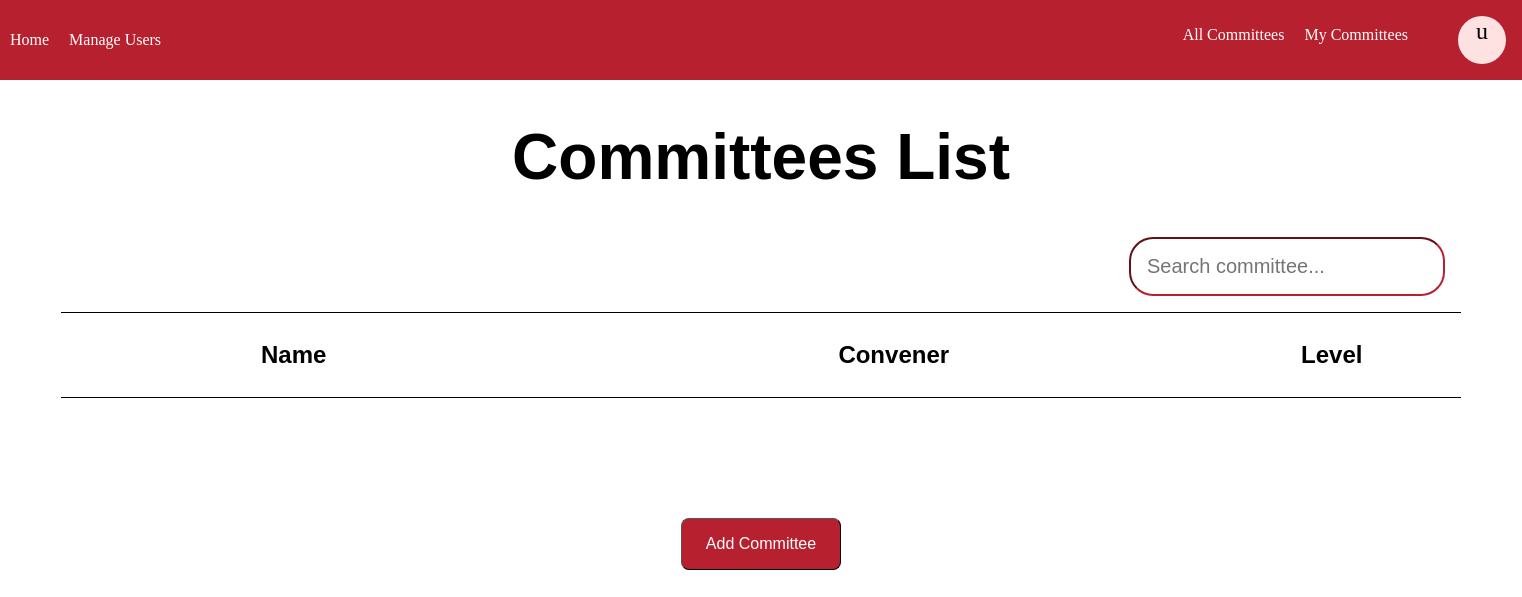
/committees/ (signed in), run on an earlier commit of the app's database.
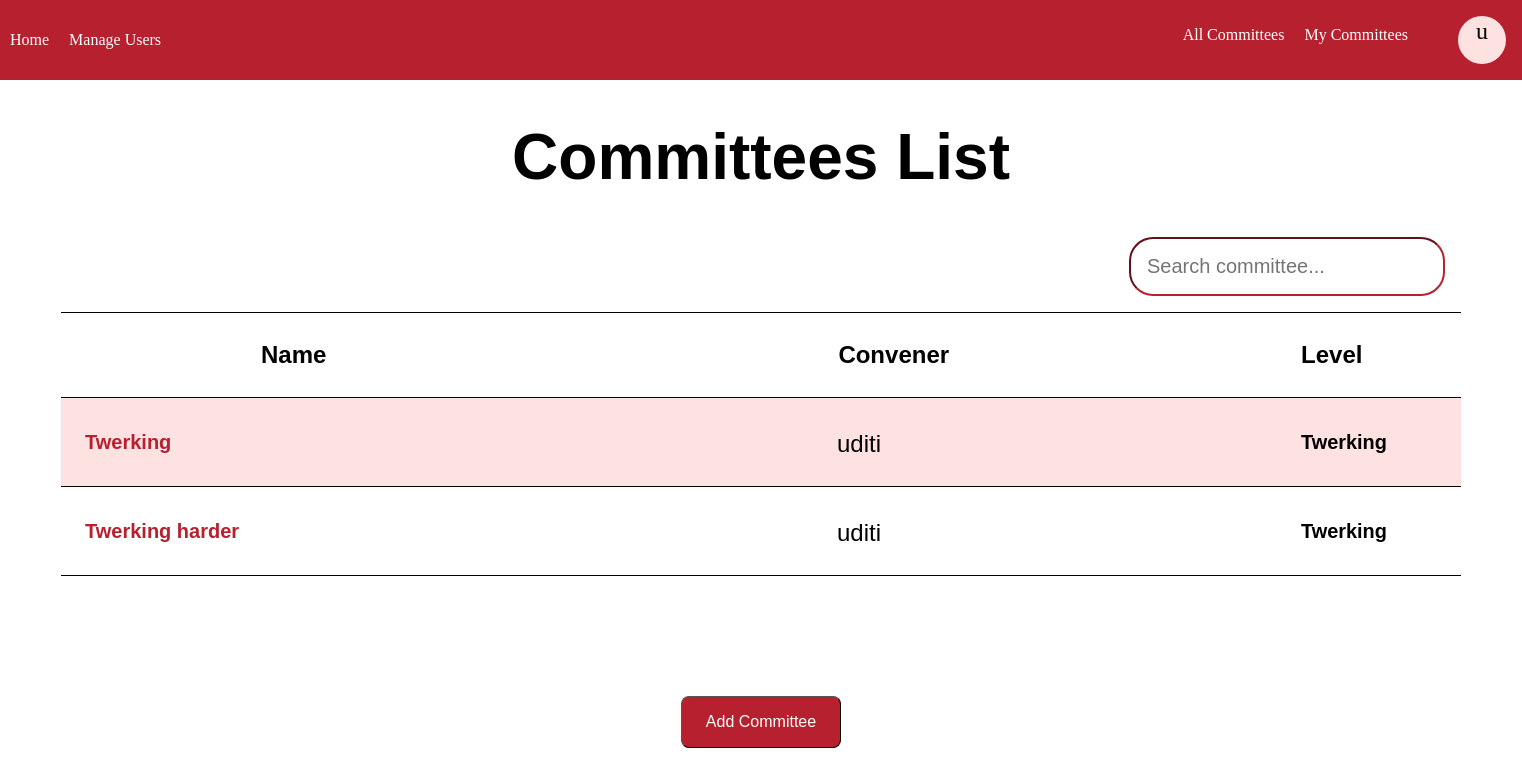
And on a later commit of the database.
### base/models.py (models this page shows, shortened)
class Committees(models.Model):
    name = models.CharField(max_length = 200)
    description = models.TextField()
    goal = models.TextField()
    objective = models.TextField()
    level = models.CharField(max_length = 200)
    updated = models.DateTimeField(auto_now = True)
    created = models.DateTimeField(auto_now_add = True)
    convener = models.ForeignKey(User, on_delete = models.SET_NULL, null = True,blank=True)
    members = models.ManyToManyField(User,related_name='members',null=True,blank=True)
    staff = models.ManyToManyField(User,related_name='staff',null=True,blank=True)

class User(AbstractUser):
    avatar = models.ImageField(null = True, upload_to = "images/", blank = True)
    honorific = models.CharField(max_length = 200, null = True, blank = True)
    pname = models.CharField(max_length = 200, null = True)
    email = models.EmailField(unique = True, null = True)
    position = models.CharField(max_length = 200, null = True)
    number = models.BigIntegerField(null = True)
    department = models.ForeignKey(Department,on_delete=models.SET_NULL,null=True)
    is_verified = models.BooleanField(default = False)
    auth_token = models.CharField(max_length = 200)
    password_token = models.CharField(max_length = 200)
    USERNAME_FIELD = 'email'
    REQUIRED_FIELDS = ['pname', 'username']

### base/views.py (the view)
# urls.py: path('committees/', views.committees_list, name='committees_list'),
@login_required(login_url = 'login')
def committees_list(request):
    if request.GET.get('q') != None:
        q = request.GET.get('q')
    else:
        q = ''
    selected_committees = Committees.objects.filter(
        Q(name__icontains = q) | Q(convener__pname__icontains = q)
    )
    committees = Committees.objects.all()
    context = {'committees': committees, 'selected_committees': selected_committees}
    return render(request, 'base/committees_list.html', context)

### base/templates/base/committees_list.html (shortened to what this page needs)
{% extends 'main.html' %}
{% load static %}
{% block content %}
<head>
    <link rel="stylesheet" href="{% static 'committees_list.css' %}">
</head>
<body>
<div class = "content">
<div class = "list">
<h1>Committees List</h1>
<form method = "GET" action = "" class = "searchbardiv">
    <input type = "test" name = "q" placeholder = "Search committee... " class = "searchbar"/>
</form>
    <hr>
    <div class = "topic">
        <h2>Name</h2>
        <h2 style = "margin-left: 49vh;">Convener</h2>
        <h2 style = "margin-left: 29vh;">Level</h2>
    </div>
{% for committee in selected_committees %}
    <div class = "committees">
            <div class = "name">
                <h5><a href = "{% url 'committee' committee.id %}" class = "link_committee">
                    {{committee.name}}
                </a></h5>
            </div>
            <div class = "convener">
                <a href = "{% url 'profile' committee.convener.id %}" class = "convener_name">{{committee.convener.pname}}
                </a>
            </div>
            <div class = "level">
                <h5>{{committee.level}}</h5>
            </div>
    </div>
{% endfor %}
    <hr>
</div>
{% if request.user.is_superuser %}
    <div class = "add_button">
        <a href = "{% url 'create_committee' %}">
            <input type = button value = 'Add Committee' class = "add_committees">
        </a>
    </div>
{% endif %}
</div>
</body>
{% endblock %}

What changed in the data, as far as the page shows it:
added Committees: name "Twerking", convener.pname "uditi", level "Twerking"
added Committees: name "Twerking harder", convener.pname "uditi", level "Twerking"
